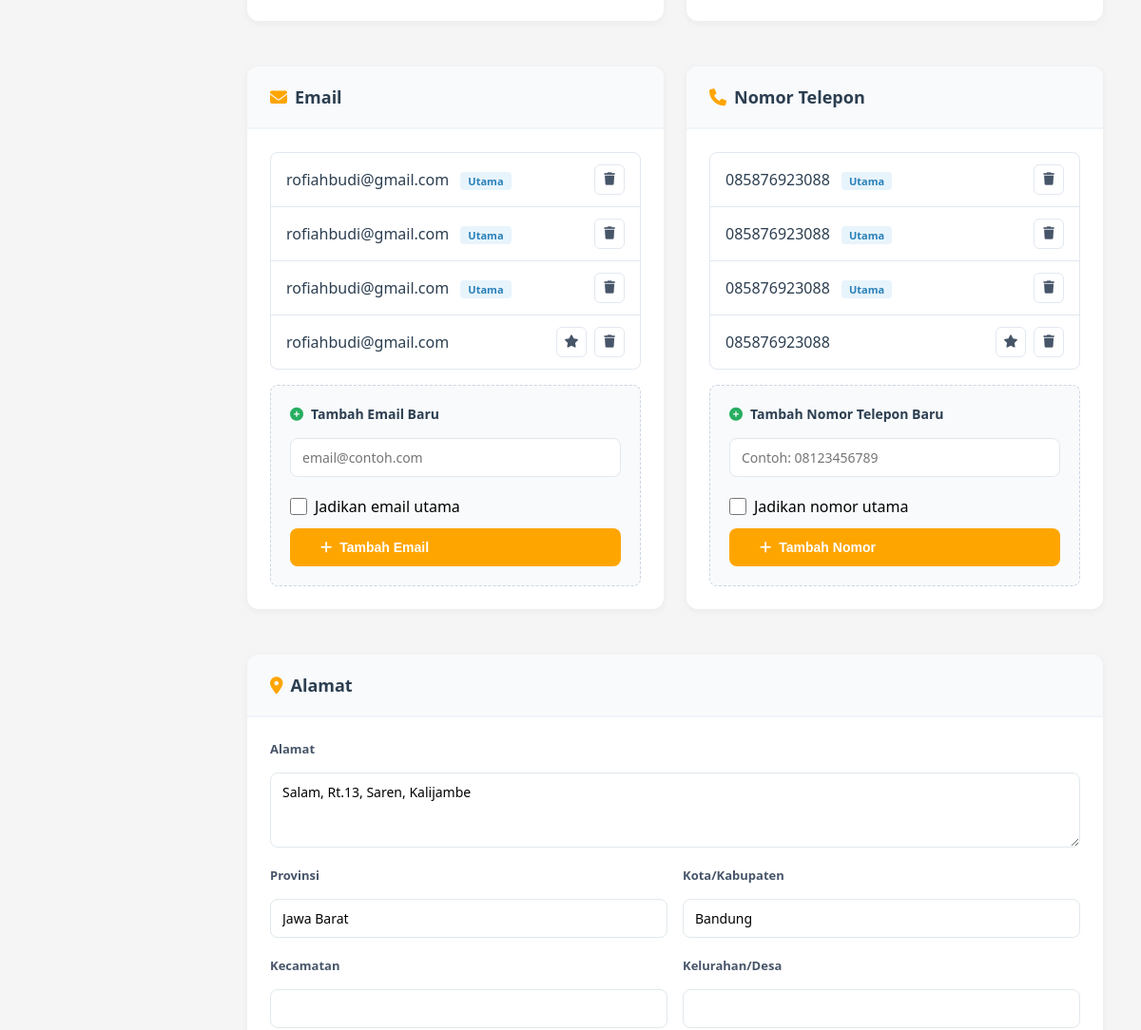
The page /admin/edit_patient.php?id=1 (middle part) on the database as committed earlier.
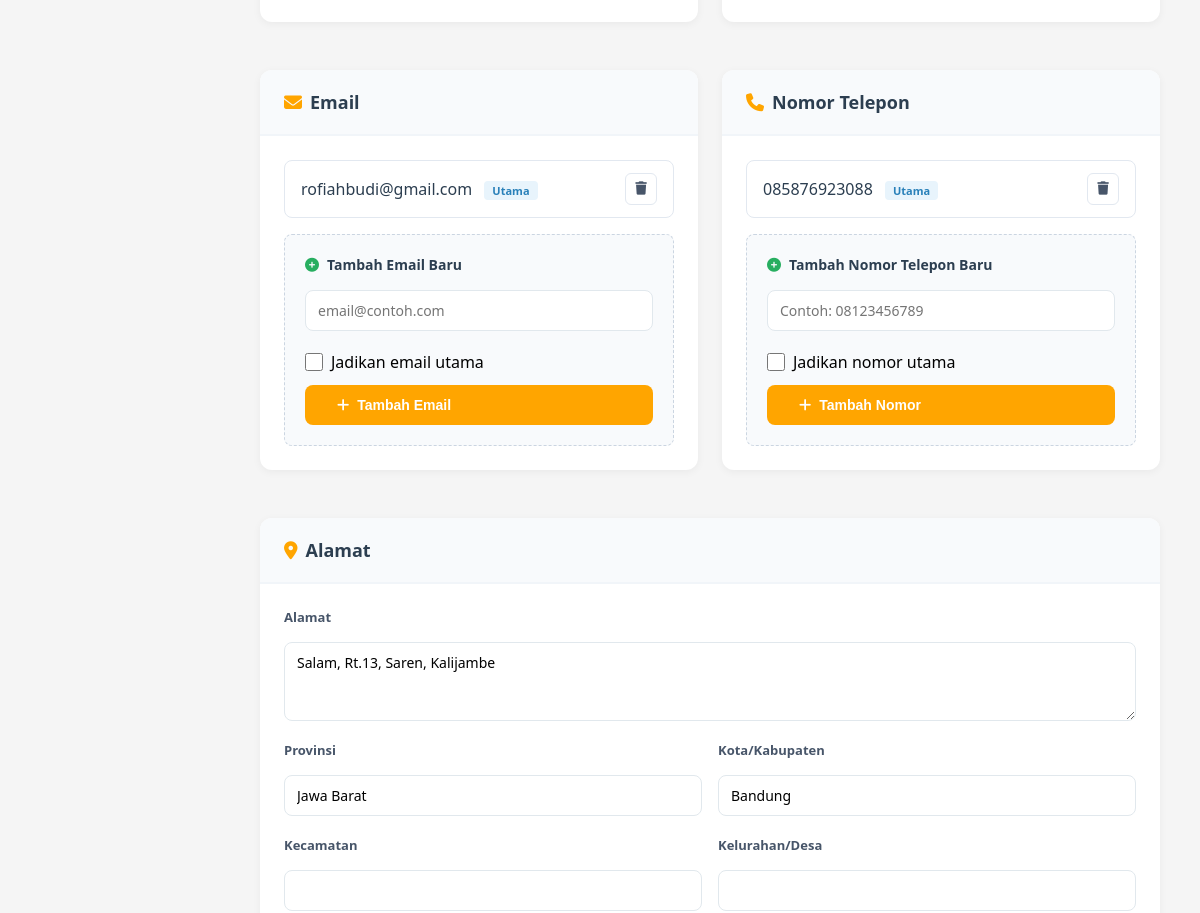
The same page on the database as committed later.
### tables this page shows
CREATE TABLE `patient_emails` (
  `id` int NOT NULL,
  `patient_id` int NOT NULL,
  `email` varchar(100) NOT NULL,
  `is_primary` tinyint(1) DEFAULT '0'
);

CREATE TABLE `patient_phones` (
  `id` int NOT NULL,
  `patient_id` int NOT NULL,
  `phone` varchar(20) NOT NULL,
  `is_primary` tinyint(1) DEFAULT '0'
);

### admin/edit_patient.php (the view, shortened to what the changed rows need)
<?php
include "../config.php";
$patient_id = isset($_GET['id']) ? intval($_GET['id']) : 0;
$query_emails = "SELECT id, email, is_primary FROM patient_emails WHERE patient_id = ? ORDER BY is_primary DESC, id ASC";
$stmt = $conn->prepare($query_emails);
$stmt->bind_param('i', $patient_id);
$stmt->execute();
$result_emails = $stmt->get_result();
$emails = [];
while ($row = $result_emails->fetch_assoc()) {
    $emails[] = $row;
}
$query_phones = "SELECT id, phone, is_primary FROM patient_phones WHERE patient_id = ? ORDER BY is_primary DESC, id ASC";
$stmt = $conn->prepare($query_phones);
$stmt->bind_param('i', $patient_id);
$stmt->execute();
$result_phones = $stmt->get_result();
$phones = [];
while ($row = $result_phones->fetch_assoc()) {
    $phones[] = $row;
}
?>
<!DOCTYPE html>
<html lang="id">
<head>
    <link rel="stylesheet" href="css/admin.css">
    <link rel="stylesheet" href="css/sidebar-toggle.css">
    <link rel="stylesheet" href="css/product-form.css">
    <link rel="stylesheet" href="https://cdnjs.cloudflare.com/ajax/libs/font-awesome/6.4.0/css/all.min.css">
</head>
<body>
    <div class="main-content">
        <div class="edit-container">
            <div class="edit-grid">
                <div class="edit-card">
                    <div class="card-body">
                        <?php if (!empty($emails)): ?>
                            <div class="contact-list">
                                <?php foreach ($emails as $email): ?>
                                    <div class="contact-item">
                                        <div>
                                            <span class="contact-value"><?= htmlspecialchars($email['email']) ?></span>
                                            <?php if ($email['is_primary'] == 1): ?>
                                                <span class="badge-primary">Utama</span>
                                            <?php endif; ?>
                                        </div>
                                        <div class="contact-actions">
                                            <?php if ($email['is_primary'] != 1): ?>
                                                <form method="POST" style="display: inline;">
                                                    <button type="submit" class="btn-icon primary" title="Jadikan Utama">
                                                        <i class="fas fa-star"></i>
                                                    </button>
                                                </form>
                                            <?php endif; ?>
                                            <form method="POST" style="display: inline;"
                                                  onsubmit="return confirm('Hapus email ini?')">
                                                <button type="submit" class="btn-icon delete" title="Hapus">
                                                    <i class="fas fa-trash"></i>
                                                </button>
                                            </form>
                                        </div>
                                    </div>
                                <?php endforeach; ?>
                            </div>
                        <?php else: ?>
                            <p class="text-muted" style="margin-bottom: 16px;">Belum ada email</p>
                        <?php endif; ?>
                    </div>
                </div>
                <div class="edit-card">
                    <div class="card-body">
                        <?php if (!empty($phones)): ?>
                            <div class="contact-list">
                                <?php foreach ($phones as $phone): ?>
                                    <div class="contact-item">
                                        <div>
                                            <span class="contact-value"><?= htmlspecialchars($phone['phone']) ?></span>
                                            <?php if ($phone['is_primary'] == 1): ?>
                                                <span class="badge-primary">Utama</span>
                                            <?php endif; ?>
                                        </div>
                                        <div class="contact-actions">
                                            <?php if ($phone['is_primary'] != 1): ?>
                                                <form method="POST" style="display: inline;">
                                                    <button type="submit" class="btn-icon primary" title="Jadikan Utama">
                                                        <i class="fas fa-star"></i>
                                                    </button>
                                                </form>
                                            <?php endif; ?>
                                            <form method="POST" style="display: inline;"
                                                  onsubmit="return confirm('Hapus nomor telepon ini?')">
                                                <button type="submit" class="btn-icon delete" title="Hapus">
                                                    <i class="fas fa-trash"></i>
                                                </button>
                                            </form>
                                        </div>
                                    </div>
                                <?php endforeach; ?>
                            </div>
                        <?php else: ?>
                            <p class="text-muted" style="margin-bottom: 16px;">Belum ada nomor telepon</p>
                        <?php endif; ?>
                    </div>
                </div>
            </div>
        </div>
    </div>
</body>
</html>

Rows that differ between the two databases and show on the page:
removed patient_emails: email "rofiahbudi@gmail.com", is_primary "Utama"
removed patient_emails: email "rofiahbudi@gmail.com", is_primary "Utama"
removed patient_emails: email "rofiahbudi@gmail.com"
removed patient_phones: phone "085876923088", is_primary "Utama"
removed patient_phones: phone "085876923088", is_primary "Utama"
removed patient_phones: phone "085876923088"
